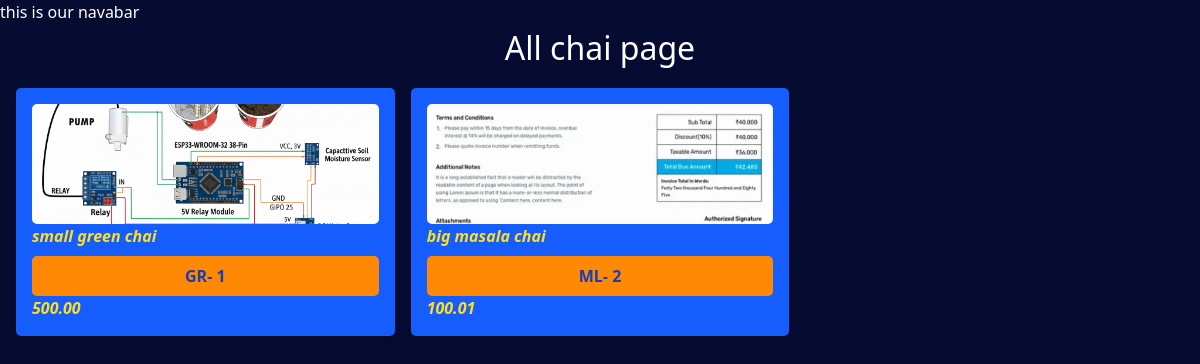
The app's page /chai/ with its own data.
### chai/models.py (models this page shows, shortened)
class ChaiVariety(models.Model):
    CHAI_TYPE_CHOICE=[
        ('ML', 'Masala Chai'),
        ('GR', 'Green Chai'),
        ('BL', 'Black Chai'),
        ('HE', 'Herbal Chai'),
    ]
    name= models.CharField(max_length=100)
    image = models.ImageField(upload_to='chais/')
    date_added= models.DateTimeField(default=timezone.now)
    type= models.CharField(max_length=2, choices=CHAI_TYPE_CHOICE)
    description = models.TextField(default='')
    pricing = models.DecimalField(max_digits=8, decimal_places=2, default=0.00)

### chai/views.py (the view)
# urls.py: path('', views.all_chai, name="all_chai"),
def all_chai(request):
    chais = ChaiVariety.objects.all()
    return render(request, 'chai/all_chai.html',{'chais': chais})

### chai/templates/chai/all_chai.html (shortened to what this page needs)
{% extends "layout.html" %}
{% block content %}
    <h1>All chai page</h1>
    <div class='grid grid-cols-3 gap-4 m-4'>
        {% for chai in chais  %}
        <div class='bg-blue-600 rounded-[5px] shadow-md p-4'>
            <img src="{{chai.image.url}}" alt="" class='rounded-[5px] w-full h-30 object-cover'>
            <h3 class='font-extrabold italic text-yellow-300'>{{chai.name}}</h3>
            <a href="{% url 'chai_detail' chai.id %}">
                <button
                 type="button"
                 class='bg-orange-400 text-blue-800 font-bold py-2 px-4 rounded-[5px] mt-2 w-full'>
                    {{chai.type}}- {{chai.id}}
                </button>
            </a>
            <h3 class='font-extrabold italic text-yellow-300'>{{chai.pricing}}</h3>
        </div>
        {% endfor %}
    </div>
{% endblock %}

### static/style.css (style rules this page uses)
body { background: #060b31; color: #fff; }
h1 { text-align: center; font-size: 2em; }

### records on screen
ChaiVariety: image (picture), name "small green chai", type "GR", id "1", pricing "500.00"
ChaiVariety: image (picture), name "big masala chai", type "ML", id "2", pricing "100.01"
